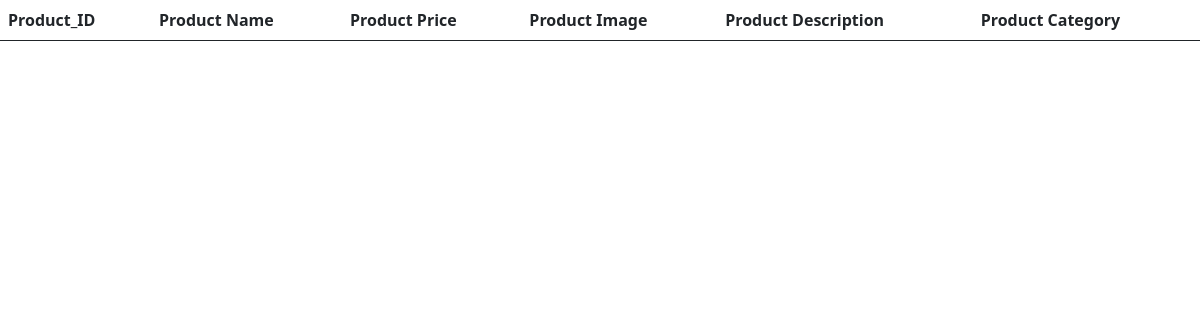
Before: /admin/product.php with the older database file.
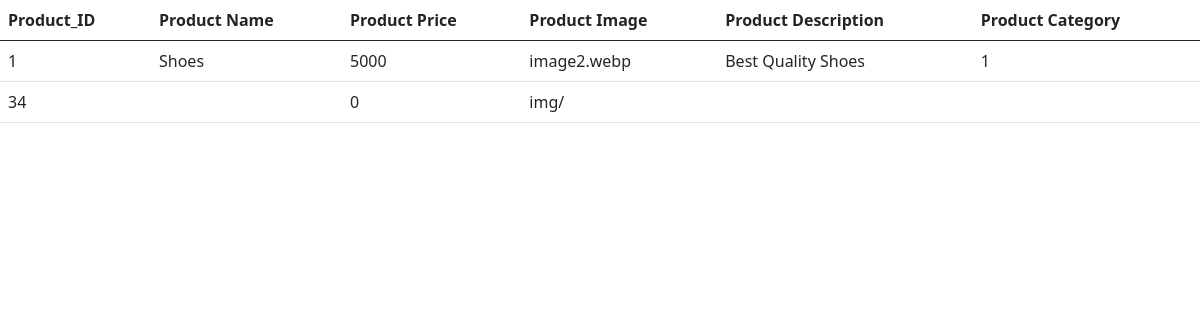
After: the same page with the newer database file.
### tables this page shows
CREATE TABLE `products` (
  `prod_id` int(11) NOT NULL,
  `prodname` varchar(100) NOT NULL,
  `prodprice` int(11) NOT NULL,
  `prodimage` varchar(255) NOT NULL,
  `Prod_Desc` varchar(255) NOT NULL,
  `Prod_Category` int(11) DEFAULT NULL
);

### admin/product.php (the view, shortened to what this page needs)
<?php
    include("config.php");
    $query = "SELECT * FROM products;";
    $result = mysqli_query($conn, $query);
    ?>
    <!DOCTYPE html>
    <html lang="en">
    <head>
        <link href="https://cdn.jsdelivr.net/npm/bootstrap@5.0.2/dist/css/bootstrap.min.css" rel="stylesheet">
    </head>
    <body>
        <table class="table table-border">
            <thead>
                <tr>
                    <th>Product_ID</th>
                    <th>Product Name</th>
                    <th>Product Price</th>
                    <th>Product Image</th>
                    <th>Product Description</th>
                    <th>Product Category</th>
                </tr>
            </thead>
            <tbody>
                <?php
                while($data = mysqli_fetch_assoc($result)){
                    ?>
                    <tr>
                        <td><?php echo $data["prod_id"]?></td>
                        <td><?php echo $data["prodname"]?></td>
                        <td><?php echo $data["prodprice"]?></td>
                        <td><?php echo $data["prodimage"]?></td>
                        <td><?php echo $data ["Prod_Desc"]?></td>
                        <td><?php echo $data["Prod_Category"]?></td>
                        <?php
                }
                ?>
                </tr>
            </tbody>
        </table>
    </body>
    </html>

Changed rows visible on the page:
added products: prod_id "1", prodname "Shoes", prodprice "5000", prodimage "image2.webp", Prod_Desc "Best Quality Shoes", Prod_Category "1"
added products: prod_id "34", prodprice "0", prodimage "img/"
